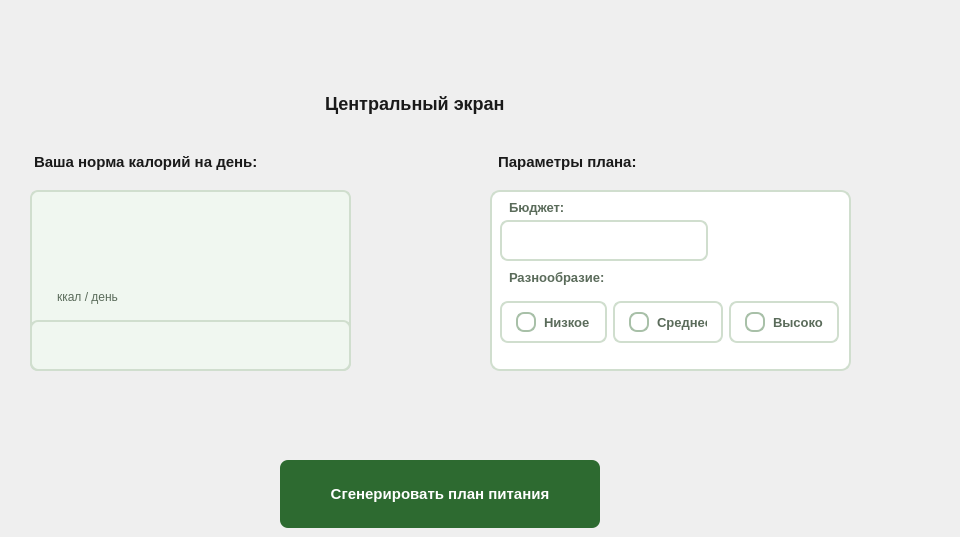
      <widget class="QWidget" name="page_6">
       <widget class="QLabel" name="label_15">
        <property name="geometry">
         <rect>
          <x>320</x>
          <y>80</y>
          <width>221</width>
          <height>51</height>
         </rect>
        </property>
        <property name="font">
         <font>
          <family>Segoe UI</family>
          <pointsize>-1</pointsize>
          <bold>true</bold>
         </font>
        </property>
        <property name="styleSheet">
         <string notr="true">QLabel {
    color: #1A1A1A;
    font-size: 18px;
    font-weight: 700;
    background-color: transparent;
    qproperty-alignment: AlignHCenter;
    margin-bottom: 4px;
}</string>
        </property>
        <property name="text">
         <string>Центральный экран</string>
        </property>
       </widget>
       <widget class="QPushButton" name="mealPlanBtn">
        <property name="geometry">
         <rect>
          <x>280</x>
          <y>460</y>
          <width>320</width>
          <height>68</height>
         </rect>
        </property>
        <property name="styleSheet">
         <string notr="true">QPushButton {
    background-color: #2D6A30;
    color: #FFFFFF;
    border: none;
    border-radius: 8px;
    padding: 12px 40px;
    font-size: 15px;
    font-weight: 700;
    min-width: 240px;
    min-height: 44px;
}

QPushButton:hover { background-color: #245727; }
QPushButton:pressed { background-color: #1A4020; }</string>
        </property>
        <property name="text">
         <string>Сгенерировать план питания</string>
        </property>
       </widget>
       <widget class="QFrame" name="frame">
        <property name="geometry">
         <rect>
          <x>490</x>
          <y>190</y>
          <width>361</width>
          <height>181</height>
         </rect>
        </property>
        <property name="styleSheet">
         <string notr="true">QFrame {
    background-color: #FFFFFF;
    border: 1.5px solid #D0DECE;
    border-radius: 10px;
    padding: 16px;
}</string>
        </property>
        <property name="frameShape">
         <enum>QFrame::Shape::StyledPanel</enum>
        </property>
        <property name="frameShadow">
         <enum>QFrame::Shadow::Raised</enum>
        </property>
        <widget class="QLabel" name="label_4">
         <property name="geometry">
          <rect>
           <x>0</x>
           <y>-10</y>
           <width>101</width>
           <height>61</height>
          </rect>
         </property>
         <property name="styleSheet">
          <string notr="true">QLabel {
    color: #5A6B5A;
    font-size: 13px;
    font-weight: 600;
    background-color: transparent;
border: transparent;
    margin-bottom: 7px;
}</string>
         </property>
         <property name="text">
          <string>Бюджет:</string>
         </property>
        </widget>
        <widget class="QLineEdit" name="BudgetlineEdit">
         <property name="geometry">
          <rect>
           <x>10</x>
           <y>30</y>
           <width>208</width>
           <height>41</height>
          </rect>
         </property>
         <property name="styleSheet">
          <string notr="true">QLineEdit {
    background-color: #FFFFFF;
    border: 1.5px solid #D0DECE;
    border-radius: 8px;
    padding: 9px 12px;
    font-size: 14px;
    color: #1A1A1A;
    max-width: 180px;
}

QLineEdit:focus {
    border: 1.5px solid #2D6A30;
}</string>
         </property>
        </widget>
        <widget class="QLabel" name="label_16">
         <property name="geometry">
          <rect>
           <x>0</x>
           <y>60</y>
           <width>161</width>
           <height>61</height>
          </rect>
         </property>
         <property name="styleSheet">
          <string notr="true">QLabel {
    color: #5A6B5A;
    font-size: 13px;
    font-weight: 600;
    background-color: transparent;
border:  transparent;
    margin-bottom: 7px;
}</string>
         </property>
         <property name="text">
          <string>Разнообразие:</string>
         </property>
        </widget>
        <widget class="QWidget" name="gridLayoutWidget_2">
         <property name="geometry">
          <rect>
           <x>10</x>
           <y>110</y>
           <width>339</width>
           <height>44</height>
          </rect>
         </property>
         <layout class="QGridLayout" name="gridLayout_2">
          <item row="1" column="2">
           <widget class="QRadioButton" name="radioButton_8">
            <property name="styleSheet">
             <string notr="true">QRadioButton {
    background-color: #FFFFFF;
    color: #5A6B5A;
    font-family: &quot;Segoe UI&quot;, Arial, sans-serif;
    font-size: 13px;
    font-weight: 500;
    spacing: 8px;
    padding: 9px 14px;
    border: 1.5px solid #D0DECE;
    border-radius: 8px;
}
QRadioButton:checked {
    background-color: #F2F9F2;
    border-color: #2D6A30;
    color: #2D6A30;
    font-weight: 700;
}
QRadioButton::indicator {
    width: 16px;
    height: 16px;
    border-radius: 8px;
    border: 2px solid #A8C0A8;
    background-color: #FFFFFF;
}
QRadioButton::indicator:checked {
    width: 16px;
    height: 16px;
    border-radius: 8px;
    border: 2px solid #2D6A30;
    background-color: #2D6A30;
}</string>
            </property>
            <property name="text">
             <string>Высокое</string>
            </property>
           </widget>
          </item>
          <item row="1" column="1">
           <widget class="QRadioButton" name="radioButton_7">
            <property name="styleSheet">
             <string notr="true">QRadioButton {
    background-color: #FFFFFF;
    color: #5A6B5A;
    font-family: &quot;Segoe UI&quot;, Arial, sans-serif;
    font-size: 13px;
    font-weight: 500;
    spacing: 8px;
    padding: 9px 14px;
    border: 1.5px solid #D0DECE;
    border-radius: 8px;
}
QRadioButton:checked {
    background-color: #F2F9F2;
    border-color: #2D6A30;
    color: #2D6A30;
    font-weight: 700;
}
QRadioButton::indicator {
    width: 16px;
    height: 16px;
    border-radius: 8px;
    border: 2px solid #A8C0A8;
    background-color: #FFFFFF;
}
QRadioButton::indicator:checked {
    width: 16px;
    height: 16px;
    border-radius: 8px;
    border: 2px solid #2D6A30;
    background-color: #2D6A30;
}</string>
            </property>
            <property name="text">
             <string>Среднее</string>
            </property>
           </widget>
          </item>
          <item row="1" column="0">
           <widget class="QRadioButton" name="lo">
            <property name="styleSheet">
             <string notr="true">QRadioButton {
    background-color: #FFFFFF;
    color: #5A6B5A;
    font-family: &quot;Segoe UI&quot;, Arial, sans-serif;
    font-size: 13px;
    font-weight: 500;
    spacing: 8px;
    padding: 9px 14px;
    border: 1.5px solid #D0DECE;
    border-radius: 8px;
}
QRadioButton:checked {
    background-color: #F2F9F2;
    border-color: #2D6A30;
    color: #2D6A30;
    font-weight: 700;
}
QRadioButton::indicator {
    width: 16px;
    height: 16px;
    border-radius: 8px;
    border: 2px solid #A8C0A8;
    background-color: #FFFFFF;
}
QRadioButton::indicator:checked {
    width: 16px;
    height: 16px;
    border-radius: 8px;
    border: 2px solid #2D6A30;
    background-color: #2D6A30;
}</string>
            </property>
            <property name="text">
             <string>Низкое</string>
            </property>
           </widget>
          </item>
         </layout>
        </widget>
       </widget>
       <widget class="QFrame" name="frame_2">
        <property name="geometry">
         <rect>
          <x>30</x>
          <y>190</y>
          <width>321</width>
          <height>181</height>
         </rect>
        </property>
        <property name="styleSheet">
         <string notr="true">QFrame {
    background-color: #F0F7F0;
    border: 1.5px solid #D0DECE;
    border-radius: 8px;
    padding: 14px;
    min-height: 10px;
}</string>
        </property>
        <property name="frameShape">
         <enum>QFrame::Shape::StyledPanel</enum>
        </property>
        <property name="frameShadow">
         <enum>QFrame::Shadow::Raised</enum>
        </property>
        <widget class="QLabel" name="cal_label2">
         <property name="geometry">
          <rect>
           <x>-10</x>
           <y>10</y>
           <width>191</width>
           <height>91</height>
          </rect>
         </property>
         <property name="font">
          <font>
           <family>Segoe UI</family>
           <pointsize>-1</pointsize>
           <fontweight>ExtraBold</fontweight>
          </font>
         </property>
         <property name="styleSheet">
          <string notr="true">QLabel {
    color: #2D6A30;
    font-size: 60px;
    font-weight: 800;
    background-color: transparent;
border:  transparent;
    letter-spacing: -1px;
}</string>
         </property>
         <property name="text">
          <string/>
         </property>
        </widget>
        <widget class="QLabel" name="label">
         <property name="geometry">
          <rect>
           <x>10</x>
           <y>80</y>
           <width>101</width>
           <height>51</height>
          </rect>
         </property>
         <property name="styleSheet">
          <string notr="true">QLabel {
    color: #5A6B5A;
    font-size: 12px;
    background-color: transparent;
    margin-top: 2px;
border: transparent;
}</string>
         </property>
         <property name="text">
          <string>ккал / день</string>
         </property>
        </widget>
        <widget class="QLabel" name="PercentLabel2">
         <property name="geometry">
          <rect>
           <x>0</x>
           <y>130</y>
           <width>321</width>
           <height>51</height>
          </rect>
         </property>
         <property name="styleSheet">
          <string notr="true">QLabel {
    color: #5A6B5A;
    font-size: 12px;
    background-color: transparent;

}</string>
         </property>
         <property name="text">
          <string/>
         </property>
        </widget>
       </widget>
       <widget class="QWidget" name="horizontalLayoutWidget">
        <property name="geometry">
         <rect>
          <x>30</x>
          <y>150</y>
          <width>921</width>
          <height>31</height>
         </rect>
        </property>
        <layout class="QHBoxLayout" name="horizontalLayout_2">
         <item>
          <widget class="QLabel" name="label_12">
           <property name="styleSheet">
            <string notr="true">QLabel {
    color: #1A1A1A;
    font-size: 15px;
    font-weight: 700;
    background-color: transparent;
    margin-bottom: 8px;
border: transparent;
}</string>
           </property>
           <property name="text">
            <string>Ваша норма калорий на день:</string>
           </property>
          </widget>
         </item>
         <item>
          <widget class="QLabel" name="label_13">
           <property name="styleSheet">
            <string notr="true">QLabel {
    color: #1A1A1A;
    font-size: 15px;
    font-weight: 700;
    background-color: transparent;
    margin-bottom: 8px;
border: transparent;
}</string>
           </property>
           <property name="text">
            <string>Параметры плана:</string>
           </property>
          </widget>
         </item>
        </layout>
       </widget>
      </widget>
